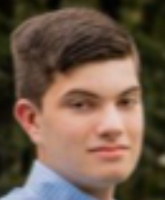
#> input picture main.png.png, 165 x 200 px
$ python redact_smart.py
#> lines starting #> are read from the running program, lines starting #| are printed output that depends on the picture
#!/usr/bin/env python3
"""
Face redaction that keeps one person's face visible.
Uses OpenCV Haar cascades for detection + histogram comparison to match the reference face.
"""

import cv2
import numpy as np
import os
import sys
import glob
import json

def get_face_encoding(face_img):
    """Get a comparable encoding of a face using color histogram + structure."""
    if face_img is None or face_img.size == 0:
        return None
    face_resized = cv2.resize(face_img, (100, 100))
    hsv = cv2.cvtColor(face_resized, cv2.COLOR_BGR2HSV)
    # Hue-Saturation histogram
    hist_hs = cv2.calcHist([hsv], [0, 1], None, [30, 32], [0, 180, 0, 256])
    cv2.normalize(hist_hs, hist_hs)
    # Grayscale structure via LBP-like features
    gray = cv2.cvtColor(face_resized, cv2.COLOR_BGR2GRAY)
    gray = cv2.equalizeHist(gray)
    hist_gray = cv2.calcHist([gray], [0], None, [64], [0, 256])
    cv2.normalize(hist_gray, hist_gray)
    return (hist_hs, hist_gray)

def compare_faces(enc1, enc2):
    """Compare two face encodings. Higher = more similar."""
    if enc1 is None or enc2 is None:
        return 0
    hs_score = cv2.compareHist(enc1[0], enc2[0], cv2.HISTCMP_CORREL)
    gray_score = cv2.compareHist(enc1[1], enc2[1], cv2.HISTCMP_CORREL)
    return hs_score * 0.6 + gray_score * 0.4

def detect_faces(img, cascades):
    """Detect faces using multiple cascades."""
    gray = cv2.cvtColor(img, cv2.COLOR_BGR2GRAY)
    gray = cv2.equalizeHist(gray)
    all_faces = []

    for cascade in cascades:
        for scale in [1.05, 1.1, 1.15]:
            for min_n in [3, 4, 5]:
                faces = cascade.detectMultiScale(
                    gray, scaleFactor=scale, minNeighbors=min_n,
                    minSize=(30, 30), flags=cv2.CASCADE_SCALE_IMAGE
                )
                if len(faces) > 0:
                    all_faces.extend(faces.tolist())

    # Also try on upscaled version for small faces
    h, w = gray.shape
    if max(h, w) < 1200:
        scale_factor = 1200 / max(h, w)
        gray_large = cv2.resize(gray, None, fx=scale_factor, fy=scale_factor)
        for cascade in cascades:
            faces = cascade.detectMultiScale(
                gray_large, scaleFactor=1.1, minNeighbors=4,
                minSize=(30, 30), flags=cv2.CASCADE_SCALE_IMAGE
            )
            if len(faces) > 0:
                for (x, y, fw, fh) in faces:
                    all_faces.append([
                        int(x/scale_factor), int(y/scale_factor),
                        int(fw/scale_factor), int(fh/scale_factor)
                    ])

    return merge_detections(all_faces)

def merge_detections(detections):
    """Merge overlapping detections."""
    if not detections:
        return []
    boxes = [(x, y, x+w, y+h) for (x, y, w, h) in detections]
    merged = []
    used = [False] * len(boxes)
    for i in range(len(boxes)):
        if used[i]: continue
        group = [boxes[i]]
        used[i] = True
        for j in range(i+1, len(boxes)):
            if used[j]: continue
            if iou(boxes[i], boxes[j]) > 0.3:
                group.append(boxes[j])
                used[j] = True
        x1 = int(sum(b[0] for b in group) / len(group))
        y1 = int(sum(b[1] for b in group) / len(group))
        x2 = int(sum(b[2] for b in group) / len(group))
        y2 = int(sum(b[3] for b in group) / len(group))
        merged.append((x1, y1, x2-x1, y2-y1))
    return merged

def iou(b1, b2):
    xi1, yi1 = max(b1[0], b2[0]), max(b1[1], b2[1])
    xi2, yi2 = min(b1[2], b2[2]), min(b1[3], b2[3])
    inter = max(0, xi2-xi1) * max(0, yi2-yi1)
    a1 = (b1[2]-b1[0]) * (b1[3]-b1[1])
    a2 = (b2[2]-b2[0]) * (b2[3]-b2[1])
    union = a1 + a2 - inter
    return inter / union if union > 0 else 0

def main():
    ref_path = sys.argv[1] if len(sys.argv) > 1 else "./main.png.png"
    input_dir = sys.argv[2] if len(sys.argv) > 2 else "./photos"
    output_dir = sys.argv[3] if len(sys.argv) > 3 else "./redacted"

    os.makedirs(output_dir, exist_ok=True)

    # Load cascades
    cascade_files = [
        'haarcascade_frontalface_default.xml',
        'haarcascade_frontalface_alt.xml',
        'haarcascade_frontalface_alt2.xml',
        'haarcascade_profileface.xml',
    ]
    cascades = []
    for cf in cascade_files:
        c = cv2.CascadeClassifier(cv2.data.haarcascades + cf)
        if not c.empty():
            cascades.append(c)

    # Get reference face encoding
    ref_img = cv2.imread(ref_path)
#> ref_img is the input picture: shape (200, 165, 3); mean B, G, R 72.7, 88.7, 109.7
    if ref_img is None:
        print(f"ERROR: Cannot read reference image: {ref_path}")
        sys.exit(1)

    # Detect face in reference image
    ref_faces = detect_faces(ref_img, cascades)
#> in detect_faces, `gray = cv2.cvtColor(img, cv2.COLOR_BGR2GRAY)`:
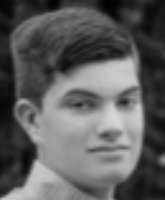
#> gray: shape (200, 165); min 2, max 215, mean 93.2
#> in detect_faces, `gray = cv2.equalizeHist(gray)`:
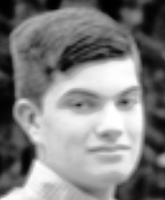
#> gray: shape (200, 165); min 0, max 255, mean 128.2
#> after the loop in detect_faces, `for cascade in cascades:`: all_faces = 27 items, first 6: [46, 61, 113, 113], [46, 61, 113, 113], [46, 61, 113, 113], [45, 62, 113, 113], [45, 62, 113, 113], [45, 62, 113, 113]
#> the loop in detect_faces, `for cascade in cascades:` made 4 passes
#> faces on passes 1 to 3: [[272, 363, 681, 681]], [[300, 376, 650, 650]], [[311, 375, 634, 634]]
#> after the loop in detect_faces, `for cascade in cascades:`: all_faces = 30 items, first 6: [46, 61, 113, 113], [46, 61, 113, 113], [46, 61, 113, 113], [45, 62, 113, 113], [45, 62, 113, 113], [45, 62, 113, 113]
#> in merge_detections, `boxes = [(x, y, x+w, y+h) for (x, y, w, h) in detections]`: boxes = 30 items, first 6: (46, 61, 159, 174), (46, 61, 159, 174), (46, 61, 159, 174), (45, 62, 158, 175), (45, 62, 158, 175), (45, 62, 158, 175)
#> in merge_detections, `used = [False] * len(boxes)`: used = 30 items, first 6: False, False, False, False, False, False
#> the loop in merge_detections, `for i in range(len(boxes)):` made 30 passes
#> after the loop in merge_detections, `for i in range(len(boxes)):`: merged = [(50, 62, 108, 108)]; used = 30 items, first 6: True, True, True, True, True, True
#> ref_faces = [(50, 62, 108, 108)]
    if not ref_faces:
        print("WARNING: No face detected in reference image, using whole image as reference")
        ref_encoding = get_face_encoding(ref_img)
    else:
        # Use the largest face in reference
        ref_faces.sort(key=lambda f: f[2]*f[3], reverse=True)
        rx, ry, rw, rh = ref_faces[0]
#> rx = 50; ry = 62; rw = 108; rh = 108
        ref_crop = ref_img[ry:ry+rh, rx:rx+rw]
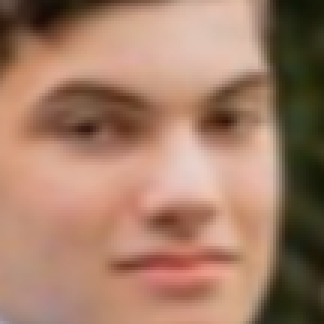
#> ref_crop: shape (108, 108, 3) (shown 3 times larger); mean B, G, R 103.2, 124.9, 163.5
        ref_encoding = get_face_encoding(ref_crop)
#> in get_face_encoding, `hsv = cv2.cvtColor(face_resized, cv2.COLOR_BGR2HSV)`: hsv: shape (100, 100, 3); mean H, S, V 12.8, 102.9, 163.6
#> in get_face_encoding, `cv2.normalize(hist_hs, hist_hs)`: hist_hs: shape (30, 32) float32; min 0, max 0.448, mean 0.0049
#> in get_face_encoding, `gray = cv2.cvtColor(face_resized, cv2.COLOR_BGR2GRAY)`:
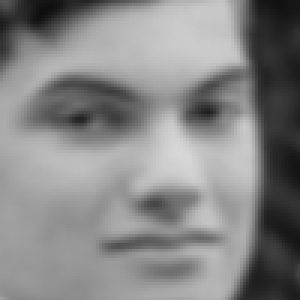
#> gray: shape (100, 100) (shown 3 times larger); min 15, max 215, mean 133.9
#> in get_face_encoding, `gray = cv2.equalizeHist(gray)`:
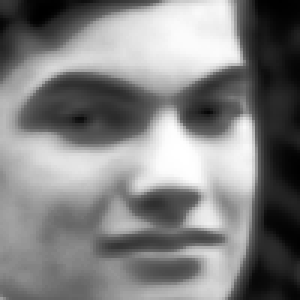
#> gray: shape (100, 100) (shown 3 times larger); min 0, max 255, mean 128.4
#> in get_face_encoding, `hist_gray = cv2.calcHist([gray], [0], None, [64], [0, 256])`: hist_gray = 64 values, max 249 at index 30, min 86 at index 50, mean 156.2
        print(f"Reference face detected: {rw}x{rh}")
#| Reference face detected: 108x108

    # Process photos
    extensions = ['*.jpg', '*.jpeg', '*.png', '*.bmp', '*.webp',
                  '*.JPG', '*.JPEG', '*.PNG']
    image_files = []
    for ext in extensions:
        image_files.extend(glob.glob(os.path.join(input_dir, ext)))
    image_files = sorted(set(image_files))

    # Skip non-image files
    valid_files = []
    for f in image_files:
        img = cv2.imread(f)
        if img is not None and img.size > 100:
            valid_files.append(f)
        else:
            print(f"SKIP (not a valid image): {os.path.basename(f)}")

    results = []
    for img_path in valid_files:
        filename = os.path.basename(img_path)
        print(f"\nProcessing: {filename}")

        img = cv2.imread(img_path)
        faces = detect_faces(img, cascades)
        print(f"  Detected {len(faces)} face(s)")

        kept = 0
        redacted = 0

        for (x, y, w, h) in faces:
            face_crop = img[y:y+h, x:x+w]
            face_enc = get_face_encoding(face_crop)
            similarity = compare_faces(ref_encoding, face_enc)

            print(f"  Face at ({x},{y}) {w}x{h}: similarity={similarity:.3f}")

            # Threshold: if similar enough to reference, keep it
            if similarity > 0.35:
                print(f"    -> KEEP (matches reference)")
                kept += 1
            else:
                print(f"    -> REDACT")
                pad_x = int(w * 0.1)
                pad_y = int(h * 0.1)
                x1 = max(0, x - pad_x)
                y1 = max(0, y - pad_y)
                x2 = min(img.shape[1], x + w + pad_x)
                y2 = min(img.shape[0], y + h + pad_y)
                cv2.rectangle(img, (x1, y1), (x2, y2), (0, 0, 0), -1)
                redacted += 1

        out_path = os.path.join(output_dir, filename)
        cv2.imwrite(out_path, img)
        print(f"  Result: kept={kept}, redacted={redacted}")
        results.append({"filename": filename, "kept": kept, "redacted": redacted})

    print("\n--- RESULTS ---")
    print(json.dumps(results, indent=2))

if __name__ == "__main__":
    main()
